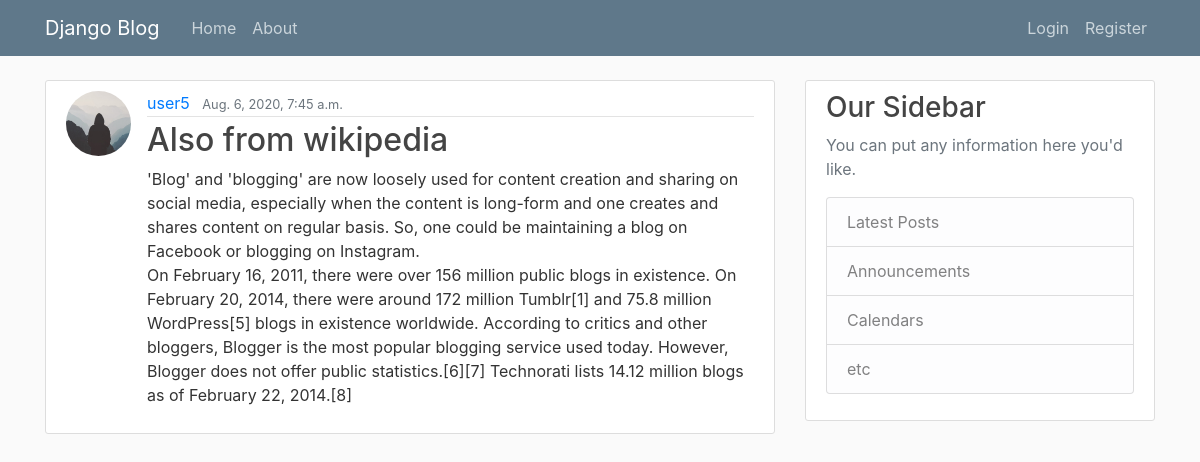
Screenshot of /post/28/ with the database file from the repository.
### blogs/models.py (models this page shows, shortened)
class Post(models.Model):
    title = models.CharField(max_length=32)
    content = models.TextField()
    date_posted = models.DateTimeField(default=timezone.now)
    author = models.ForeignKey(User, on_delete= models.CASCADE)

### users/models.py (models this page shows, shortened)
class Profile(models.Model):
    user = models.OneToOneField(User,on_delete=models.CASCADE)
    image = models.ImageField(default='default.jpg',upload_to='profile_pics')

### blogs/views.py (the view)
# urls.py: path('post/<int:pk>/',views.PostDetailView.as_view(),name="post-detail"),
class PostDetailView(DetailView):
    model=Post

### templates/blogs/post_detail.html (shortened to what this page needs)
{% extends "base.html" %}
{% block content %}
<article class="media content-section">
    <img class="rounded-circle article-img" src="{{ object.author.profile.image.url }}">
    <div class="media-body">
        <div class="article-metadata">
            <a class="mr-2" href="#">{{ object.author }}</a>
            <small class="text-muted">{{ object.date_posted }}</small>
        </div>
        <h2>{{ object.title }}</h2>
        <p class="article-content">{{ object.content }}</p>
    </div>
</article>
{% endblock content %}

### blogs/static/main.css (style rules this page uses)
body { background: #fafafa; color: #333333; margin-top: 5rem; }
h1, h2, h3, h4, h5, h6 { color: #444444; }
.content-section { background: #ffffff; padding: 10px 20px; border: 1px solid #dddddd; border-radius: 3px; margin-bottom: 20px; }
.article-content { white-space: pre-line; }
.article-img { height: 65px; width: 65px; margin-right: 16px; }
.article-metadata { padding-bottom: 1px; margin-bottom: 4px; border-bottom: 1px solid #e3e3e3 }

### rows the page displays
Post: author.profile.image (placeholder picture), author "user5", date_posted "Aug. 6, 2020, 7:45 a.m.", title "Also from wikipedia", content "'Blog' and 'blogging' are now loosely used for content creation and sharing on social media, especially when the content is long-form and one creates and shares content on regular basis. So, one could be maintaining a blog on Facebook or blogging on Instagram. On February 16, 2011, there were over 156 million public blogs in existence. On February 20, 2014, there were around 172 million Tumblr[1] and 75.8 million WordPress[5] blogs in existence worldwide. According to critics and other bloggers, Blogger is the most popular blogging service used today. However, Blogger does not offer public statistics.[6][7] Technorati lists 14.12 million blogs as of February 22, 2014.[8]"
